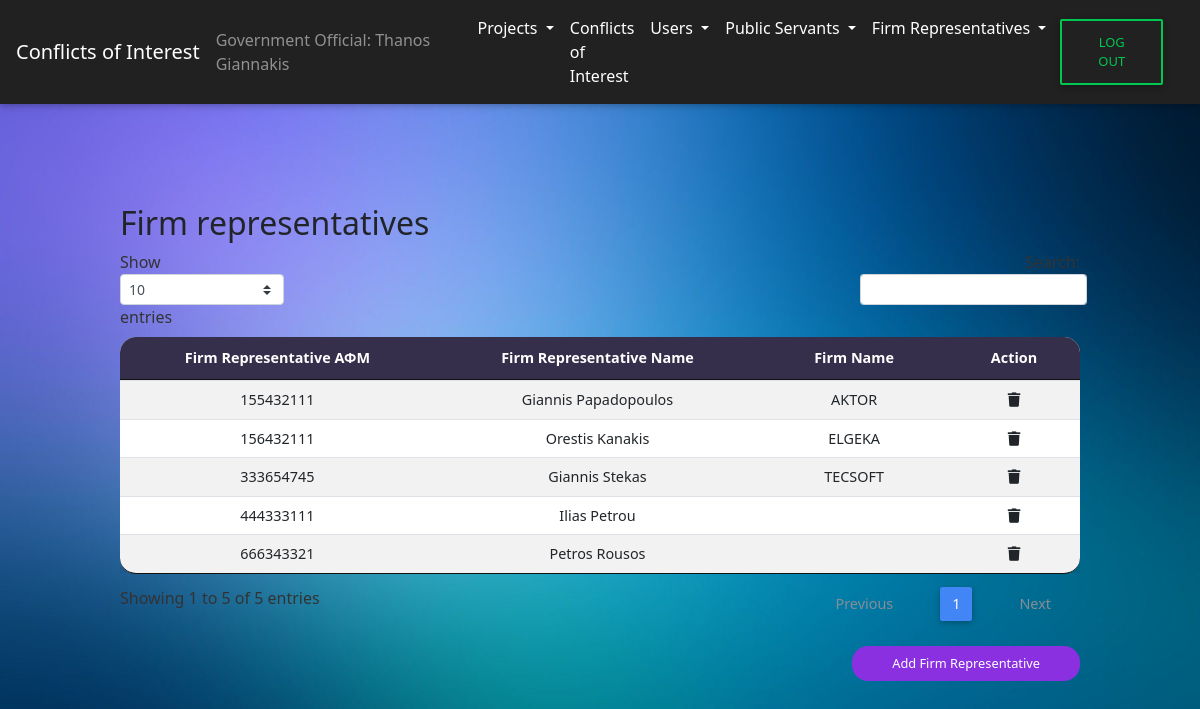
The page /CoI/view_firm_representatives_GO.php (signed in) on the database its author committed.
### tables this page shows
CREATE TABLE `users` (
  `AFM` int(11) NOT NULL,
  `name` varchar(50) NOT NULL,
  `password` varchar(255) NOT NULL,
  `user_type` varchar(2) NOT NULL,
  `created_at` datetime DEFAULT current_timestamp()
);

CREATE TABLE `firms` (
  `firm_id` int(9) NOT NULL,
  `firm_name` varchar(50) NOT NULL
);

### CoI/view_firm_representatives_GO.php (the view, shortened to what this page needs)
<?php include('header.php');
include('navbar_GO.php')
?>
<div id="Public Servants">
    <div class="wrapper-table">
        <div class="page-header clearfix">
            <h2 class="pull-left">Firm representatives</h2>
        </div>
        <?php
        $sql = "SELECT users.AFM, users.name, firms.firm_name FROM users LEFT JOIN firm_representatives ON users.AFM = firm_representatives.fr_AFM LEFT JOIN firms ON firm_representatives.firm_id = firms.firm_id WHERE users.user_type='FR'";
        if ($result = mysqli_query($conn, $sql)) {
            if (mysqli_num_rows($result) > 0) {
                echo  "<table id='firm_representatives' class='table table-striped table-sm project-table' cellspacing='0' width='100%'>";
                echo "<thead>";
                echo "<tr>";
                echo "<th class='th-sm' id='th-first'>Firm Representative ΑΦΜ</th>";
                echo "<th class='th-sm'>Firm Representative Name</th>";
                echo "<th class='th-sm id='th-last>Firm Name</th>";
                echo "<th class='th-sm' id ='th-last' style='width: 5%'>Action</th>";
                echo "</tr>";
                echo "</thead>";
                echo "<tbody>";
                while ($row = mysqli_fetch_array($result)) {
                    echo "<tr>";
                    echo "<td>" . $row['AFM'] . "</td>";
                    echo "<td>" . $row['name'] . "</td>";
                    echo "<td>" . $row['firm_name'] . "</td>";
                    echo "<td><a href='delete_firm_representatives.php?fr_AFM=" . $row['AFM'] . "' title='Delete Record' data-toggle='tooltip'><i class='fas fa-trash'></i></td> ";
                    echo "</tr>";
                }
                echo "</table>";
            } else {
                echo "<p class='lead'><em>No records were found.</em></p>";
            }
        } else {
            echo "ERROR: Could not able to execute $sql. " . mysqli_error($conn);
        }
        echo "<a href='add_firm_representative_GO.php' class='submit-button'>Add Firm Representative</a>";
        ?>
    </div>
</div>
</body>
<?php include('footer.php') ?>
</html>

### CoI/css/style.css (style rules this page uses)
html, * { padding: 0px; margin: 0px; font-family: Segoe UI; }
body { height: 100%; font-family: Segoe UI; }
body { background-image: url("../assets/Background.png"); background-size: cover; background-repeat: no-repeat; background-attachment: fixed; }
.wrapper-table { margin-top: 100px; margin-bottom: 100px; width: 80%; margin-left: auto; margin-right: auto; }
.project-table { border-radius: 1rem; background-color: white; text-align: center; }
th { background-color: #362F4B; border-color: black; color: white; }
#th-first { border-radius: 16px 0px 0px 0px; }
#th-last { border-radius: 0px 16px 0px 0px; }
::placeholder { color: lightgray; }
.submit-button { border-radius: 1rem; border-width: 0; text-align: center; float: right; color: white; background-color: #8A30E1; padding: 8px; padding-right: 40px; padding-left: 40px; font-size: 80%; }

### CoI/css/all.css (style rules this page uses)
.fa, .fas, .far, .fal, .fad, .fab { -moz-osx-font-smoothing: grayscale; -webkit-font-smoothing: antialiased; display: inline-block; font-style: normal; font-variant: normal; text-rendering: auto; line-height: 1; }
.fa-trash:before { content: "\f1f8"; }

### rows shown on the page
users: AFM "155432111", name "Giannis Papadopoulos", firms.firm_name "AKTOR"
users: AFM "156432111", name "Orestis Kanakis", firms.firm_name "ELGEKA"
users: AFM "333654745", name "Giannis Stekas", firms.firm_name "TECSOFT"
users: AFM "444333111", name "Ilias Petrou"
users: AFM "666343321", name "Petros Rousos"

### other values the page prints
$_SESSION["name"] "Thanos Giannakis"
